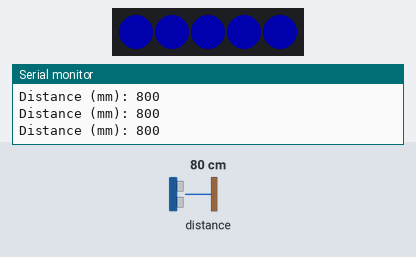
This sketch was run on a simulated Arduino Uno, built with avr-gcc and run on an emulated ATmega328P. On the bench: 5 RGB LEDs in strip order, left to right, the last lines printed to the serial monitor. The inputs (shaded band) are chosen by the test bench; at power-on: distance to the obstacle 80 cm. Dim RGB values are drawn brighter than linear.

Above: at 1.2 s.
1.3 s: distance to the obstacle set to 2 cm
At 2.1 s:
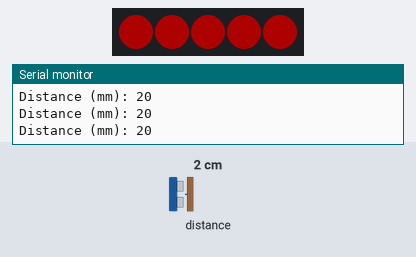
2.8 s: distance to the obstacle set to 35 cm
At 4.0 s:
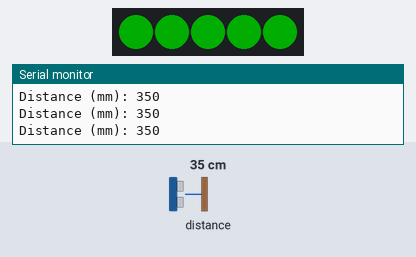
4.3 s: distance to the obstacle set to 4 cm
At 5.5 s:
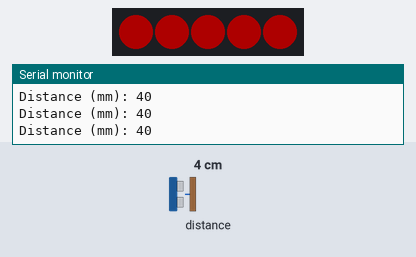
5.8 s: distance to the obstacle set to 60 cm
At 7.3 s:
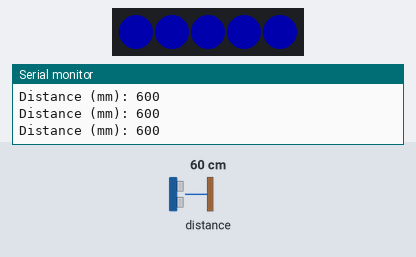
Timing chart, 0 to 8.3 s (numbered marks = the images above; inputs shaded):
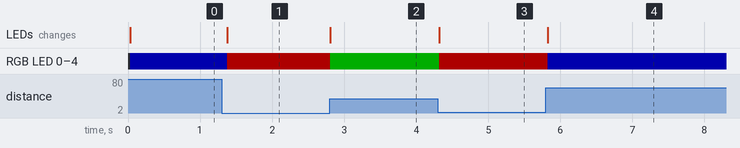

The sketch:

imu_3channel_pot_swh_threshhold_V2.ino
```cpp
#include <Wire.h>
#include <Adafruit_NeoPixel.h>
#include "Adafruit_VL53L1X.h"

#define LED_STRIP_PIN 16  // Just one strip on GP16
#define NUM_LEDS 5        // Limit to 5 LEDs to reduce power draw

// Create single LED strip object
Adafruit_NeoPixel strip(NUM_LEDS, LED_STRIP_PIN, NEO_GRB + NEO_KHZ800);
Adafruit_VL53L1X vl53 = Adafruit_VL53L1X(0);

void setup() {
  Serial.begin(115200);
  Wire.begin();

  // Initialize sensor
  if (!vl53.begin(0x29, &Wire)) {
    Serial.println("Failed to find VL53L1X chip");
    while(1);
  }

  // Start continuous distance measurements
  vl53.startRanging();

  // Initialize LED strip with reduced brightness
  strip.begin();
  strip.setBrightness(50);  // Reduce brightness to 50/255 to save power
  strip.show();
}

void setStripColor(uint8_t r, uint8_t g, uint8_t b) {
  for(int i = 0; i < NUM_LEDS; i++) {
    strip.setPixelColor(i, r, g, b);
  }
  strip.show();
}

void loop() {
  if (vl53.dataReady()) {
    int distance = vl53.distance();

    // Print distance for debugging
    Serial.print("Distance (mm): ");
    Serial.println(distance);

    // Map distance to LED colors
    if (distance < 200) {
      setStripColor(255, 0, 0);  // Red for close
    }
    else if (distance < 500) {
      setStripColor(0, 255, 0);  // Green for medium
    }
    else {
      setStripColor(0, 0, 255);  // Blue for far
    }

    vl53.clearInterrupt();
  }
  delay(50);
}
```

Measured:
- after the input at 1.3 s, RGB LED 0–4: RGB(0, 0, 50) → RGB(50, 0, 0) after 0.08 s; the LEDs: change after 0.08 s (image 1)
- after the input at 2.8 s, RGB LED 0–4: RGB(50, 0, 0) → RGB(0, 50, 0) at once; the LEDs: change at once (image 2)
- after the input at 4.3 s, RGB LED 0–4: RGB(0, 50, 0) → RGB(50, 0, 0) at once; the LEDs: change at once (image 3)
- after the input at 5.8 s, RGB LED 0–4: RGB(50, 0, 0) → RGB(0, 0, 50) at once; the LEDs: change at once (image 4)
